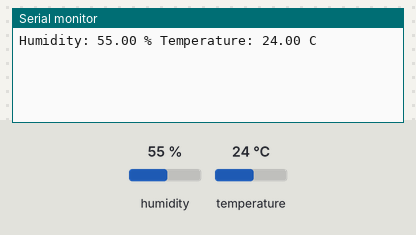
A sketch run on a simulated Arduino Uno, built with avr-gcc and run on an emulated ATmega328P. On the bench: the last lines printed to the serial monitor. The test bench sets the inputs (shaded band); at power-on: humidity 55 %, temperature 24 °C.

Above: at 3.2 s.
3.3 s: humidity set to 58 %
At 4.9 s:
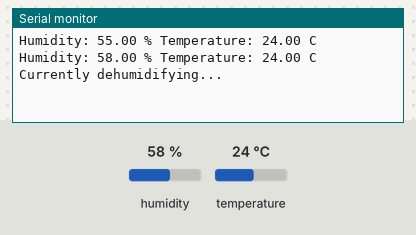
7.5 s: temperature set to 20 °C
At 8.5 s:
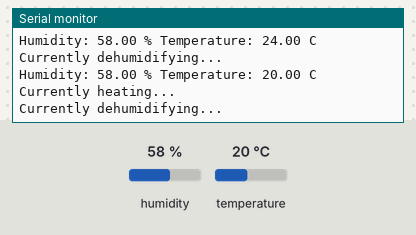
10.2 s: humidity set to 51 %
At 10.21 s:
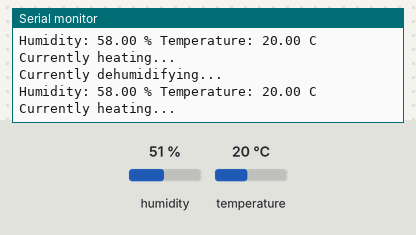
12.9 s: humidity set to 48 %
At 14.9 s:
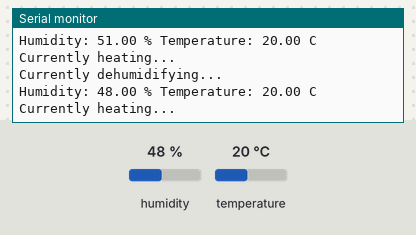
Timing chart, 0 to 16.4 s (numbered marks = the images above; inputs shaded):
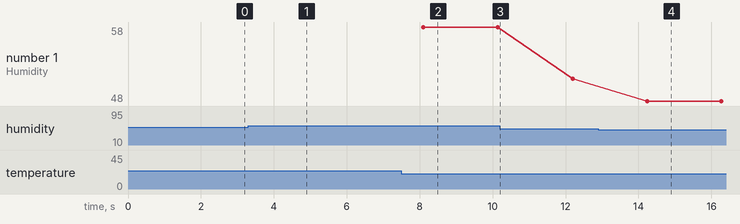

Measured:
- the behaviour switches between 55 and 56 % on humidity (found by bisection; images 0 and 1)
- the behaviour switches between 22 and 21 °C on temperature (found by bisection; images 1 and 2)
- after the input at 3.3 s, the serial monitor: prints a new line after 0.75 s (image 1)
- after the input at 7.5 s, the serial monitor: prints a new line after 0.60 s (image 2)
- after the input at 12.9 s, the serial monitor: prints a new line after 1.3 s (image 4)
- plotted number 1: 58 → 51 after the input at 10.2 s, 51 → 48 after the input at 12.9 s

The sketch:

askisi3_dht11.ino
```cpp
#include "DHT.h"

#define DHTPIN 2
#define DHTTYPE DHT11

DHT DHT(DHTPIN, DHTTYPE);

const byte heat = 13;
//const byte cool = 12;
const byte dehm = 11;

const byte heat_lo_threshold = 22;
const byte heat_hi_threshold = 25;
//const byte cool_lo_threshold = 20;
//const byte cool_hi_threshold = 22;
const byte dehm_lo_threshold = 50;
const byte dehm_hi_threshold = 55;

bool heat_flag;
//bool cool_flag;
bool dehm_flag;

void setup() {
  Serial.begin(9600);
  DHT.begin();
  delay(2000);
}

void loop() {

  float hmd = DHT.readHumidity();

  float tmp = DHT.readTemperature();

  if ( isnan(hmd) || isnan(tmp) )
  {
    return;
  }

  if ( tmp < heat_lo_threshold )
  {
    digitalWrite(heat, HIGH);
    heat_flag = true;
  }
  else if ( tmp > heat_hi_threshold)
  {
    digitalWrite(heat, LOW);
    heat_flag = false;
  }

  //if ( tmp > cool_hi_threshold )
  //{
 //   digitalWrite(cool, HIGH);
  //  cool_flag = true;
//  }
 // else if ( tmp < cool_lo_threshold )
 // {
  //  digitalWrite(cool, LOW);
  //  cool_flag = false;
 // }

  if ( hmd > dehm_hi_threshold )
  {
    digitalWrite(dehm, HIGH);
    dehm_flag = true;
  }
  else if ( hmd < dehm_lo_threshold )
  {
    digitalWrite(dehm, LOW);
    dehm_flag = false;
  }

  Serial.print("Humidity: ");
  Serial.print(hmd);
  Serial.print(" % Temperature: ");
  Serial.print(tmp);
  Serial.print(" C ");

  if ( heat_flag )
    Serial.print("Currently heating...\r\n");
 // if ( cool_flag )
 //   Serial.print("Currently cooling...\r\n");
  if ( dehm_flag )
    Serial.print("Currently dehumidifying...\r\n");

  delay(2000);
}
```
